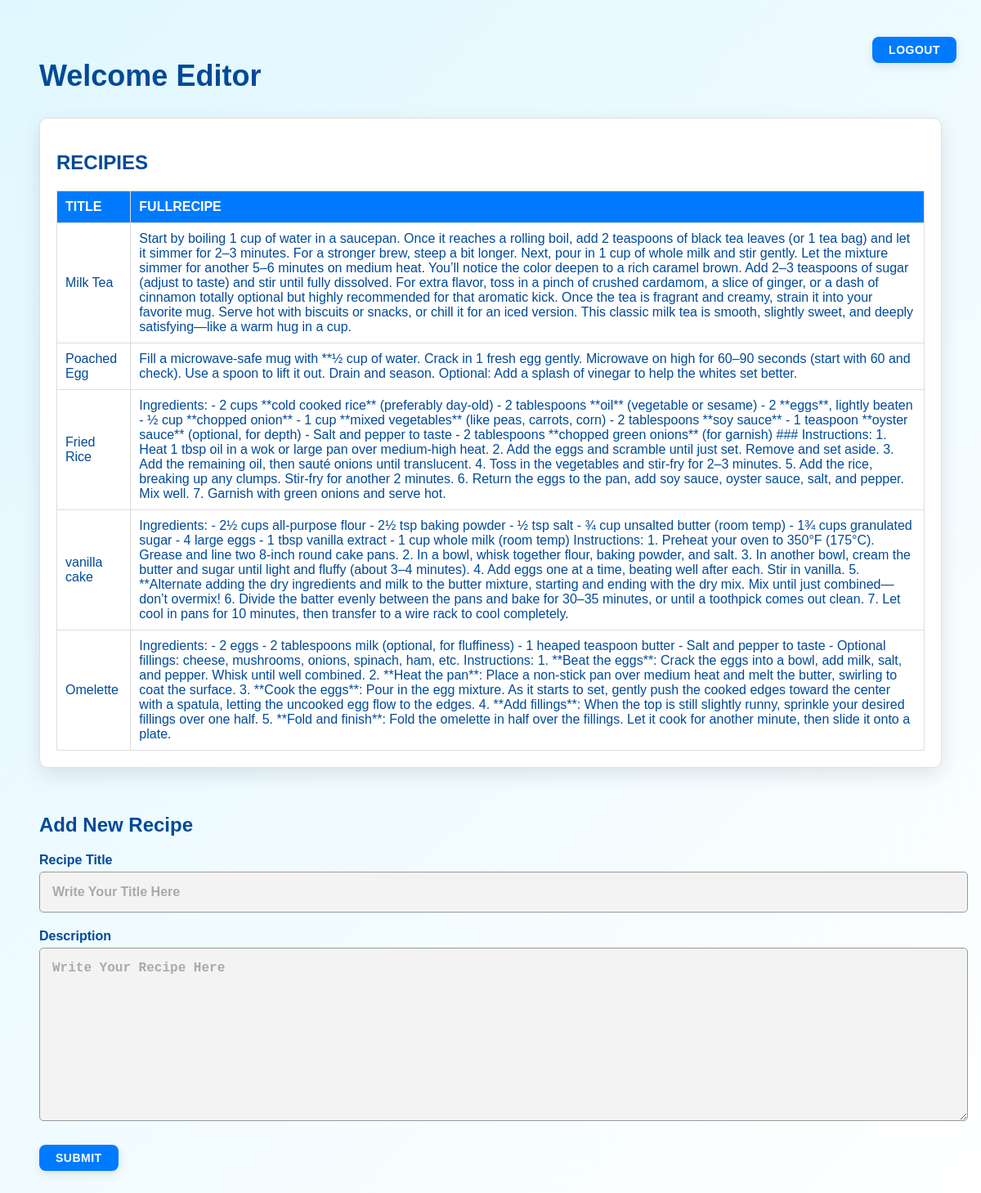
Screenshot of /editor.php (signed in) with the database file from the repository.
### tables this page shows
CREATE TABLE `recipe` (
  `ID` int(4) NOT NULL,
  `FULLNAME` text NOT NULL,
  `DATEOFPOST` date NOT NULL,
  `TITLE` text NOT NULL,
  `FULLRECIPE` text NOT NULL
);

### editor.php (the view, shortened to what this page needs)
<?php
$conn = new mysqli("localhost", "root", "", "db_recipe");
$grab = [];
$result = $conn->query("SELECT TITLE, FULLRECIPE FROM RECIPE");
if ($result) $grab = $result->fetch_all(MYSQLI_ASSOC);
?>
<!DOCTYPE html>
<html>
<head>
</head>
<body>
    <form method="post" class="top-right">
        <button type="submit" name="logout">Logout</button>
    </form>
    <h1>Welcome Editor</h1>
    <div class="data-section">
        <h2>RECIPIES</h2>
        <?php if (!empty($grab)): ?>
            <table>
                <thead>
                    <tr>
                        <?php foreach (array_keys($grab[0]) as $column): ?>
                            <th><?php echo htmlspecialchars($column); ?></th>
                        <?php endforeach; ?>
                    </tr>
                </thead>
                <tbody>
                    <?php foreach ($grab as $row): ?>
                        <tr>
                            <?php foreach ($row as $value): ?>
                                <td><?php echo htmlspecialchars($value); ?></td>
                            <?php endforeach; ?>
                        </tr>
                    <?php endforeach; ?>
                </tbody>
            </table>
        <?php else: ?>
            <p>No data found in Recipe Table.</p>
        <?php endif; ?>
    </div>
    <br> <br>
    <h2>Add New Recipe</h2>
    <form method="POST" onsubmit="return validate();">
        <label for="title">Recipe Title</label>
        <input type="text" name="title" id="title" placeholder="Write Your Title Here">
        <label for="body">Description</label>
        <textarea name="body" rows="10" id="body" placeholder="Write Your Recipe Here"></textarea>
        <div class="button-row">
            <button type="submit" name="submit">Submit</button>
        </div>
    </form>
</body>
</html>

### editor.php (style rules this page uses)
body { font-family: 'Poppins', sans-serif; padding: 40px; background: linear-gradient(135deg, #e0f7ff, #ffffff); color: #004a99; }
h1 { font-size: 36px; color: #004a99; }
.top-right { position: absolute; top: 20px; right: 20px; }
button { padding: 8px 20px; margin: 5px 10px 5px 0; font-size: 14px; font-weight: 600; text-transform: uppercase; letter-spacing: 0.5px; background-color: #007bff; color: #ffffff; border: none; border-radius: 8px; cursor: pointer; box-shadow: 0 4px 12px rgba(0, 0, 0, 0.1); }
form { margin: 20px 0; }
.data-section, .crud-form { background-color: #ffffff; padding: 20px; border: 1px solid #e0e0e0; border-radius: 10px; box-shadow: 0 8px 24px rgba(0, 0, 0, 0.1); margin-top: 30px; }
table { width: 100%; border-collapse: collapse; margin-top: 15px; }
th, td { padding: 10px; border: 1px solid #ddd; text-align: left; color: #004a99; }
th { background-color: #007bff; color: #ffffff; }
label { font-weight: bold; display: block; margin-top: 20px; color: #004a99; }
input[type="text"], textarea { width: 100%; padding: 15px; margin-top: 5px; font-size: 16px; border: 1px solid #999; border-radius: 5px; background-color: #f3f3f3; color: #333; }
input::placeholder, textarea::placeholder { color: #aaa; font-weight: bold; }
.button-row { margin-top: 20px; }

### rows the page displays
recipe: TITLE "Milk Tea", FULLRECIPE "Start by boiling 1 cup of water in a saucepan. Once it reaches a rolling boil, add 2 teaspoons of black tea leaves (or 1 tea bag) and let it simmer for 2–3 minutes. For a stronger brew, steep a bit longer. Next, pour in 1 cup of whole milk and stir gently. Let the mixture simmer for another 5–6 minutes on medium heat. You’ll notice the color deepen to a rich caramel brown. Add 2–3 teaspoons of sugar (adjust to taste) and stir until fully dissolved. For extra flavor, toss in a pinch of crushed cardamom, a slice of ginger, or a dash of cinnamon totally optional but highly recommended for that aromatic kick. Once the tea is fragrant and creamy, strain it into your favorite mug. Serve hot with…"
recipe: TITLE "Poached Egg", FULLRECIPE "Fill a microwave-safe mug with **½ cup of water. Crack in 1 fresh egg gently. Microwave on high for 60–90 seconds (start with 60 and check). Use a spoon to lift it out. Drain and season. Optional: Add a splash of vinegar to help the whites set better."
recipe: TITLE "Fried Rice", FULLRECIPE "Ingredients: - 2 cups **cold cooked rice** (preferably day-old) - 2 tablespoons **oil** (vegetable or sesame) - 2 **eggs**, lightly beaten - ½ cup **chopped onion** - 1 cup **mixed vegetables** (like peas, carrots, corn) - 2 tablespoons **soy sauce** - 1 teaspoon **oyster sauce** (optional, for depth) - Salt and pepper to taste - 2 tablespoons **chopped green onions** (for garnish) ### Instructions: 1. Heat 1 tbsp oil in a wok or large pan over medium-high heat. 2. Add the eggs and scramble until just set. Remove and set aside. 3. Add the remaining oil, then sauté onions until translucent. 4. Toss in the vegetables and stir-fry for 2–3 minutes. 5. Add the rice, breaking up any clumps.…"
recipe: TITLE "vanilla cake", FULLRECIPE "Ingredients: - 2½ cups all-purpose flour - 2½ tsp baking powder - ½ tsp salt - ¾ cup unsalted butter (room temp) - 1¾ cups granulated sugar - 4 large eggs - 1 tbsp vanilla extract - 1 cup whole milk (room temp) Instructions: 1. Preheat your oven to 350°F (175°C). Grease and line two 8-inch round cake pans. 2. In a bowl, whisk together flour, baking powder, and salt. 3. In another bowl, cream the butter and sugar until light and fluffy (about 3–4 minutes). 4. Add eggs one at a time, beating well after each. Stir in vanilla. 5. **Alternate adding the dry ingredients and milk to the butter mixture, starting and ending with the dry mix. Mix until just combined—don’t overmix! 6. Divide the…"
recipe: TITLE "Omelette", FULLRECIPE "Ingredients: - 2 eggs - 2 tablespoons milk (optional, for fluffiness) - 1 heaped teaspoon butter - Salt and pepper to taste - Optional fillings: cheese, mushrooms, onions, spinach, ham, etc. Instructions: 1. **Beat the eggs**: Crack the eggs into a bowl, add milk, salt, and pepper. Whisk until well combined. 2. **Heat the pan**: Place a non-stick pan over medium heat and melt the butter, swirling to coat the surface. 3. **Cook the eggs**: Pour in the egg mixture. As it starts to set, gently push the cooked edges toward the center with a spatula, letting the uncooked egg flow to the edges. 4. **Add fillings**: When the top is still slightly runny, sprinkle your desired fillings over one…"

### other values shown
$column "TITLE"
$column "FULLRECIPE"
